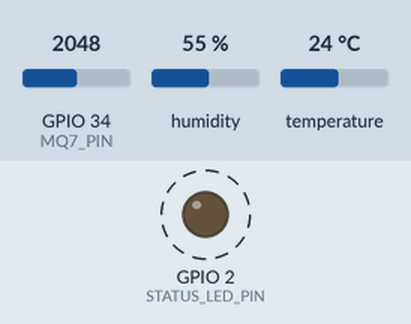
The sketch below on a simulated ESP32. On the bench: output pins drawn as LEDs (lit = HIGH). Dashed ring = blinking. The inputs (shaded band) are chosen by the test bench; at power-on: GPIO 34 (MQ7_PIN) = 2048, humidity 55 %, temperature 24 °C (analog values on the 0–4095 scale). WiFi joins after 1.5 s; servers stay silent unless stated; uploads are accepted with an empty reply; what the sketch prints to the serial monitor is not drawn.

Above: at 1.8 s.
Timing chart, 0 to 6.2 s (numbered marks = the images above):
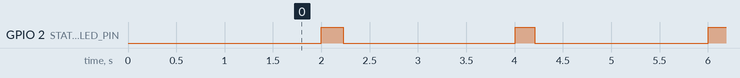

Measured:
- by itself, GPIO 2 (STATUS_LED_PIN): alternates HIGH for 0.22 s and LOW for 1.8 s

The sketch:

esp32_env_monitor.ino
```cpp
/* esp32_env_monitor.ino
   ESP32 -> DHT11 + MQ-7 + WiFi.RSSI -> POST JSON to backend every 2s
   Place in folder esp32_env_monitor and open esp32_env_monitor.ino in Arduino IDE.

   Required libraries:
     - DHT sensor library (by Adafruit)
     - Adafruit Unified Sensor (dependency)
   Built-in libs: WiFi.h, HTTPClient.h

   Notes:
     - Does NOT send rfm_rssi or rf_noise_floor. Backend will insert antenna readings.
     - Configure WIFI_SSID, WIFI_PASS, and BACKEND_URL below before uploading.
*/

#include <WiFi.h>
#include <HTTPClient.h>
#include "DHT.h"
#include "dht11_module.h"
#include "mq7_module.h"

// ---------------- USER CONFIG ----------------
const char* WIFI_SSID = "YOUR_WIFI_SSID";
const char* WIFI_PASS = "YOUR_WIFI_PASSWORD";

const char* BACKEND_URL = "http://192.168.1.100:5000/api/data"; // change to your backend
const char* DEVICE_ID = "esp32_01";

// Pins
#define DHTPIN 4            // DHT11 data pin (GPIO4)
#define DHTTYPE DHT11
#define MQ7_PIN 34          // MQ-7 analog pin (GPIO34)
#define STATUS_LED_PIN 2    // onboard LED

// Timing
const unsigned long POST_INTERVAL_MS = 2000UL; // 2s
const unsigned long WIFI_RECONNECT_INTERVAL_MS = 5000UL; // 5s

// ------------------------------------------------

DHT dht(DHTPIN, DHTTYPE);
unsigned long lastPost = 0;
unsigned long lastWifiTry = 0;

void setup() {
  Serial.begin(115200);
  delay(100);
  pinMode(STATUS_LED_PIN, OUTPUT);
  digitalWrite(STATUS_LED_PIN, LOW);

  dht.begin();
  analogReadResolution(12); // 0-4095
  analogSetPinAttenuation(MQ7_PIN, ADC_11db);

  connectWiFi();
}

void loop() {
  unsigned long now = millis();

  if (WiFi.status() != WL_CONNECTED) {
    if (now - lastWifiTry > WIFI_RECONNECT_INTERVAL_MS) {
      lastWifiTry = now;
      connectWiFi();
    }
    delay(200);
    return;
  }

  if (now - lastPost >= POST_INTERVAL_MS) {
    lastPost = now;
    digitalWrite(STATUS_LED_PIN, HIGH);

    // Read DHT11
    float temperature = NAN;
    float humidity = NAN;
    int attempts = 0;
    while (attempts < 3) {
      temperature = dht.readTemperature();
      humidity = dht.readHumidity();
      if (!isnan(temperature) && !isnan(humidity)) break;
      attempts++;
      delay(200);
    }
    if (isnan(temperature) || isnan(humidity)) {
      Serial.println("[WARN] DHT read failed; sending 0s fallback.");
      temperature = 0.0;
      humidity = 0.0;
    }

    // Read MQ-7 analog value and convert to gas units (simple linear map)
    int adc = analogRead(MQ7_PIN);
    float gas_unit = mq7_map_adc_to_gas(adc);

    // WiFi RSSI
    int wifi_rssi = WiFi.RSSI();

    // Build JSON payload
    // {"device_id":"esp32_01","temperature":24.6,"humidity":46.1,"gas":320.5,"wifi_rssi":-61.4}
    char payload[256];
    snprintf(payload, sizeof(payload),
             "{\"device_id\":\"%s\",\"temperature\":%.2f,\"humidity\":%.2f,\"gas\":%.2f,\"wifi_rssi\":%.2f}",
             DEVICE_ID, temperature, humidity, gas_unit, (float)wifi_rssi);

    Serial.print("[POST] ");
    Serial.println(payload);

    bool ok = http_post_json(String(BACKEND_URL), String(payload));
    if (!ok) {
      Serial.println("[ERROR] POST failed.");
    }

    digitalWrite(STATUS_LED_PIN, LOW);
  }

  delay(10);
}

void connectWiFi() {
  Serial.printf("[*] Connecting to WiFi SSID='%s' ...\n", WIFI_SSID);
  WiFi.begin(WIFI_SSID, WIFI_PASS);
  unsigned long start = millis();
  while (WiFi.status() != WL_CONNECTED && millis() - start < 10000UL) {
    delay(250);
    Serial.print(".");
  }
  if (WiFi.status() == WL_CONNECTED) {
    Serial.println();
    Serial.print("[*] WiFi connected. IP: ");
    Serial.println(WiFi.localIP());
  } else {
    Serial.println();
    Serial.println("[WARN] WiFi connect timeout. Will retry.");
  }
}

bool http_post_json(const String &url, const String &json_payload) {
  HTTPClient http;
  bool success = false;
  http.begin(url);
  http.addHeader("Content-Type", "application/json");
  http.setTimeout(5000);

  int httpCode = -1;
  httpCode = http.POST((uint8_t *)json_payload.c_str(), json_payload.length());
  if (httpCode > 0) {
    String resp = http.getString();
    Serial.printf("[HTTP %d] %s\n", httpCode, resp.c_str());
    success = (httpCode >= 200 && httpCode < 300);
  } else {
    Serial.printf("[HTTP] failed, error: %s\n", http.errorToString(httpCode).c_str());
    success = false;
  }
  http.end();
  return success;
}
```

dht11_module.h
```cpp
/* dht11_module.h
   Small helpers/constants for DHT11 usage in esp32_env_monitor sketch.
   Keep it lightweight—main sketch handles retries.
*/

#ifndef DHT11_MODULE_H
#define DHT11_MODULE_H

// Nothing needed for now; placeholder in case you want to add calibration or helper functions.

#endif // DHT11_MODULE_H
```

mq7_module.h
```cpp
/* mq7_module.h
   Simple mapping from ADC reading to gas units used in backend synthetic ranges.
   Tweak mapping constants to match your sensor calibration.
*/

#ifndef MQ7_MODULE_H
#define MQ7_MODULE_H

// Map ADC (0..4095) to gas units (150..700)
// Adjust GAS_UNIT_MIN/MAX if calibration differs.
static const float MQ7_ADC_MIN_F = 0.0f;
static const float MQ7_ADC_MAX_F = 4095.0f;
static const float GAS_UNIT_MIN = 150.0f;
static const float GAS_UNIT_MAX = 700.0f;

inline float mq7_map_adc_to_gas(int adc) {
  float v = (float)adc;
  float t = (v - MQ7_ADC_MIN_F) / (MQ7_ADC_MAX_F - MQ7_ADC_MIN_F);
  if (t < 0.0f) t = 0.0f;
  if (t > 1.0f) t = 1.0f;
  float gas_val = GAS_UNIT_MIN + t * (GAS_UNIT_MAX - GAS_UNIT_MIN);
  return gas_val;
}

#endif // MQ7_MODULE_H
```
